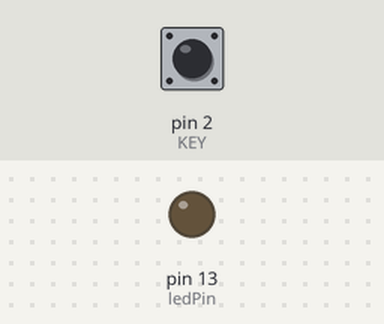
A sketch run on a simulated Arduino Uno, built with avr-gcc and run on an emulated ATmega328P. Parts: output pins drawn as LEDs (lit = HIGH). Inputs (shaded band) come from the test bench; at power-on: pin 2 (KEY) LOW.

Above: at 1.2 s.
1.3 s: pin 2 (KEY) pulled HIGH for 0.15 s
At 1.37 s:
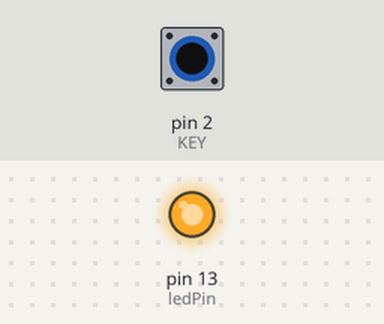
2.9 s: pin 2 (KEY) pulled HIGH for 3.2 s
At 7.5 s:
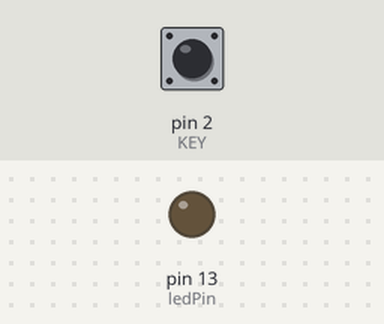
Timing chart, 0 to 9.0 s (numbered marks = the images above; inputs shaded):
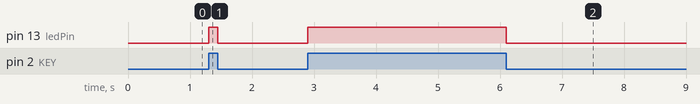

The sketch:

touch_sensor.ino
```cpp
//DFRobot touch sensor with LED


int ledPin = 13;                // Connect LED on pin 13, or use the onboard one
int KEY = 2;                 // Connect Touch sensor on Digital Pin 2

void setup(){
  pinMode(ledPin, OUTPUT);      // Set ledPin to output mode
  pinMode(KEY, INPUT);       //Set touch sensor pin to input mode
}

void loop(){
   if(digitalRead(KEY)==HIGH) {      //Read Touch sensor signal
        digitalWrite(ledPin, HIGH);   // if Touch sensor is HIGH, then turn on
     }
   else{
        digitalWrite(ledPin, LOW);    // if Touch sensor is LOW, then turn off the led
   }
   }
```

Measured:
- after the input at 1.3 s, pin 13 (ledPin): LOW → HIGH at once, → LOW 0.15 s later
- after the input at 2.9 s, pin 13 (ledPin): LOW → HIGH at once, → LOW 3.2 s later
